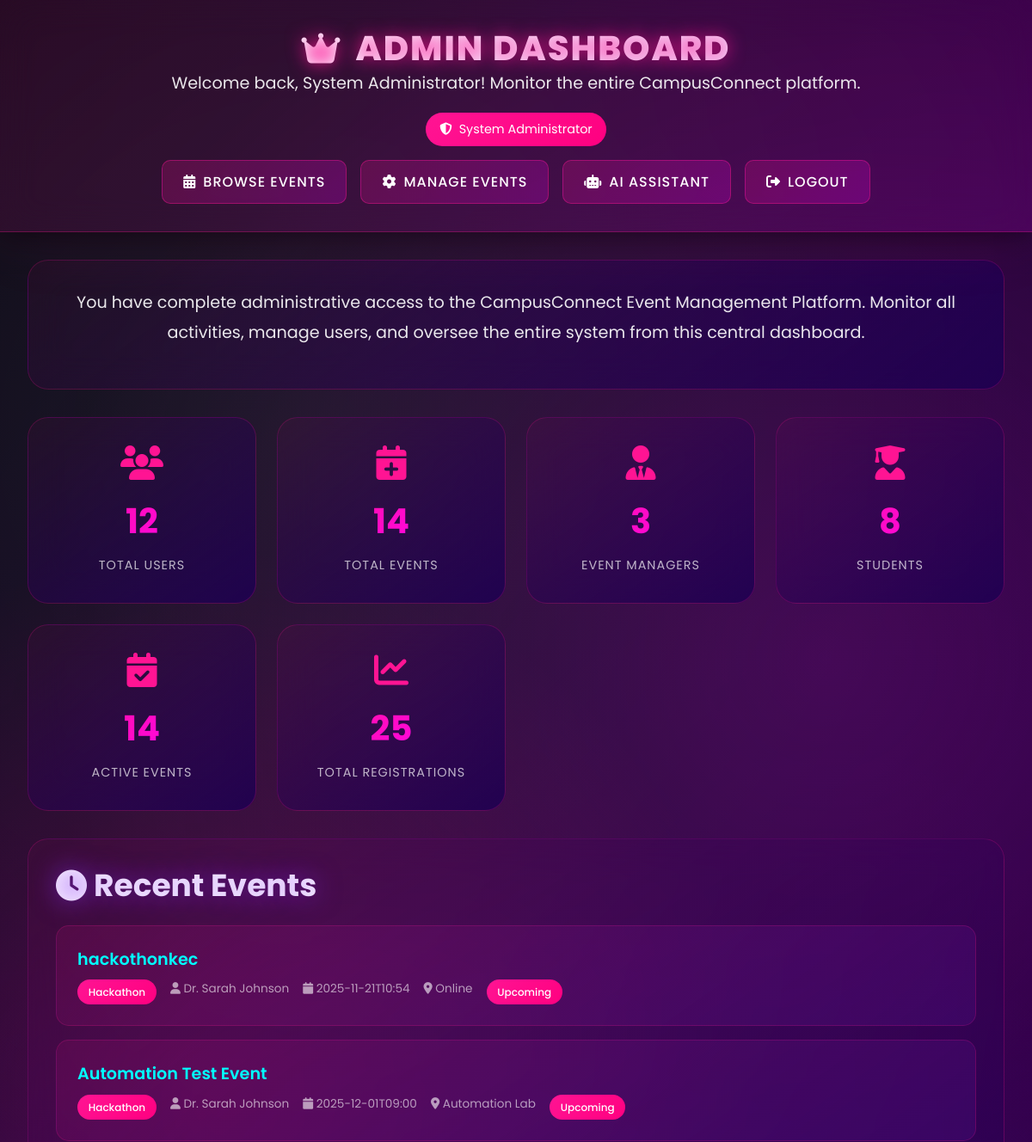
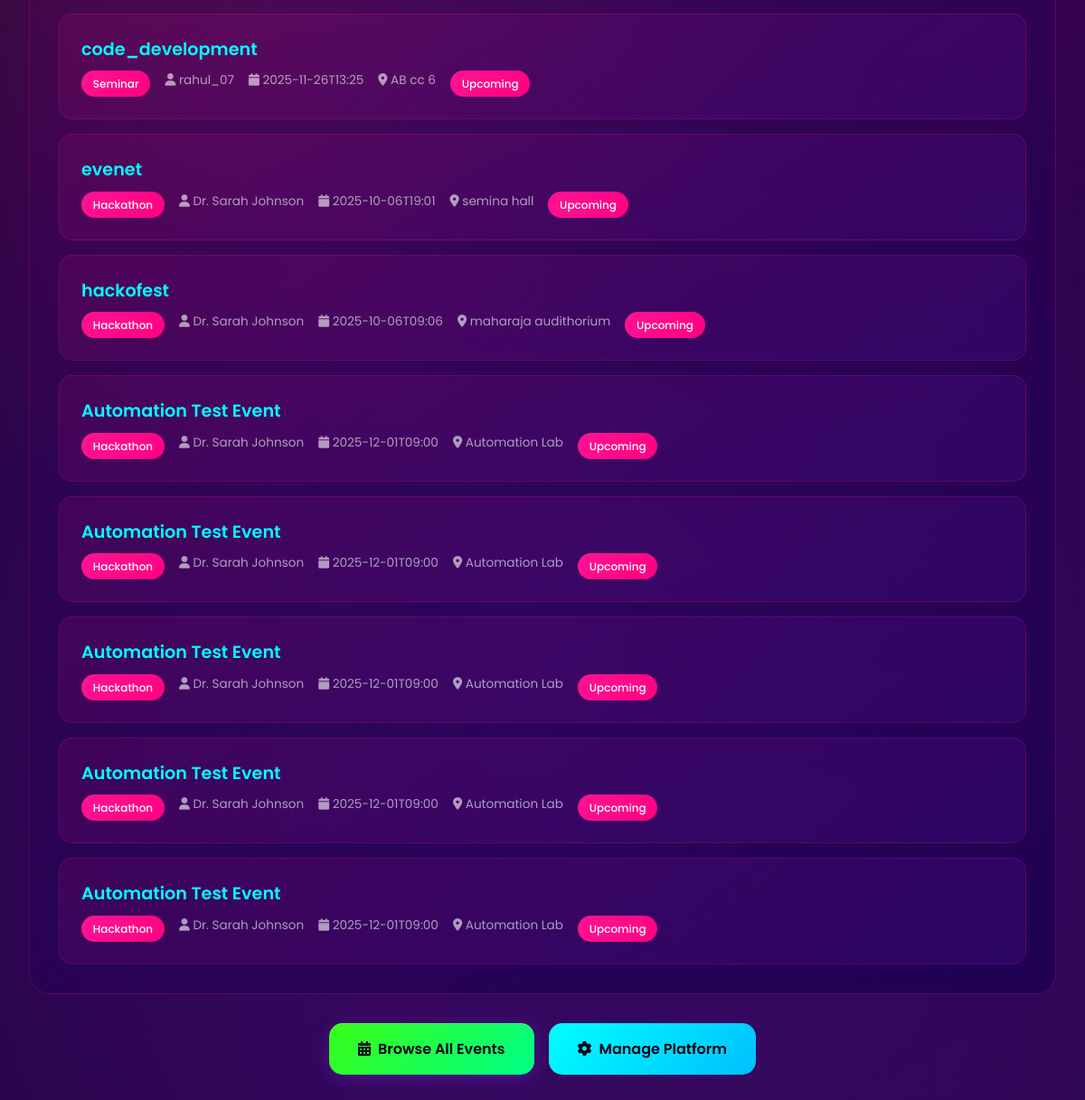
The app's page /dashboard (signed in) with its own data (2 pictures, top to bottom).
### tables this page shows
CREATE TABLE users (
            id INTEGER PRIMARY KEY AUTOINCREMENT,
            username TEXT NOT NULL UNIQUE,
            email TEXT NOT NULL UNIQUE,
            password TEXT NOT NULL,
            full_name TEXT NOT NULL,
            role TEXT NOT NULL CHECK(role IN ('student', 'event_manager', 'admin')),
            is_verified BOOLEAN DEFAULT 0,
            otp TEXT,
            profile_picture TEXT,
            bio TEXT,
            department TEXT,
            year INTEGER,
            last_login TIMESTAMP,
            created_at TIMESTAMP DEFAULT CURRENT_TIMESTAMP,
            updated_at TIMESTAMP DEFAULT CURRENT_TIMESTAMP
        );

CREATE TABLE events (
            id INTEGER PRIMARY KEY AUTOINCREMENT,
            title TEXT NOT NULL,
            description TEXT NOT NULL,
            event_type TEXT NOT NULL CHECK(event_type IN ('hackathon', 'competition', 'workshop', 'seminar', 'project', 'other')),
            event_code TEXT UNIQUE NOT NULL,
            manager_id INTEGER NOT NULL,
            start_date TIMESTAMP NOT NULL,
            end_date TIMESTAMP NOT NULL,
            registration_deadline TIMESTAMP NOT NULL,
            venue TEXT,
            max_participants INTEGER,
            max_team_size INTEGER DEFAULT 5,
            min_team_size INTEGER DEFAULT 1,
            is_team_event BOOLEAN DEFAULT 1,
            status TEXT DEFAULT 'upcoming' CHECK(status IN ('draft', 'upcoming', 'ongoing', 'completed', 'cancelled')),
            banner_image TEXT,
            resources_link TEXT,
            prize_pool TEXT,
            created_at TIMESTAMP DEFAULT CURRENT_TIMESTAMP,
            updated_at TIMESTAMP DEFAULT CURRENT_TIMESTAMP, requires_abstract BOOLEAN DEFAULT 0, location TEXT, created_by INTEGER, team_size INTEGER DEFAULT 1, requires_approval BOOLEAN DEFAULT 1, category TEXT, image_url TEXT, external_link TEXT, is_active BOOLEAN DEFAULT 1, abstract_required BOOLEAN DEFAULT 0, abstract_deadline TIMESTAMP, max_abstract_length INTEGER DEFAULT 500, join_policy TEXT NOT NULL DEFAULT 'open',
            FOREIGN KEY (manager_id) REFERENCES users(id) ON DELETE CASCADE
        );

### blueprints/main.py (the view, shortened to what this page needs)
@main_bp.route('/dashboard')
@login_required
def dashboard():
    conn = get_db_connection()
    if current_user.role == 'admin':
        total_users = conn.execute(
            "SELECT COUNT(*) as count FROM users"
        ).fetchone()['count']
        total_events = conn.execute(
            "SELECT COUNT(*) as count FROM events"
        ).fetchone()['count']
        total_event_managers = conn.execute(
            "SELECT COUNT(*) as count FROM users WHERE role = 'event_manager'"
        ).fetchone()['count']
        total_students = conn.execute(
            "SELECT COUNT(*) as count FROM users WHERE role = 'student'"
        ).fetchone()['count']
        total_registrations = conn.execute(
            "SELECT COUNT(*) as count FROM event_registrations"
        ).fetchone()['count']
        recent_events = conn.execute(
            """SELECT e.*, u.full_name as manager_name
               FROM events e
               JOIN users u ON e.manager_id = u.id
               ORDER BY e.created_at DESC LIMIT 10"""
        ).fetchall()
        active_events = conn.execute(
            "SELECT COUNT(*) as count FROM events WHERE status IN ('upcoming', 'ongoing')"
        ).fetchone()['count']
        conn.close()
        return render_template(
            'admin_dashboard.html',
            user=current_user,
            total_users=total_users,
            total_events=total_events,
            total_event_managers=total_event_managers,
            total_students=total_students,
            total_registrations=total_registrations,
            active_events=active_events,
            recent_events=recent_events,
        )

### app.py (called while the page is built)
@login_manager.user_loader
def load_user(user_id):
    return User.get(user_id)

@app.template_filter('format_date')
def format_date(date_string, format='%b %d, %Y'):
    if not date_string:
        return 'No date'
    try:
        if isinstance(date_string, str):
            for fmt in ['%Y-%m-%d %H:%M:%S', '%Y-%m-%d', '%Y-%m-%dT%H:%M:%S']:
                try:
                    date_obj = datetime.strptime(date_string, fmt)
                    return date_obj.strftime(format)
                except ValueError:
                    continue
            return date_string
        else:
            return date_string.strftime(format)
    except Exception:
        return str(date_string)

@app.template_filter('format_datetime')
def format_datetime(datetime_string, format='%b %d, %Y %I:%M %p'):
    return format_date(datetime_string, format)

### models.py (called while the page is built)
def get_db_connection():
    try:
        conn = sqlite3.connect('database.db')
        conn.row_factory = sqlite3.Row
        conn.execute("PRAGMA foreign_keys = ON")
        return conn
    except sqlite3.Error as e:
        print(f"Database connection error: {e}")
        raise

    @property
    def is_authenticated(self):
        return True

    @staticmethod
    def get(user_id):
        conn = get_db_connection()
        user = conn.execute("SELECT * FROM users WHERE id = ?", (user_id,)).fetchone()
        conn.close()
        if not user:
            return None
        return User(
            id=user['id'],
            username=user['username'],
            email=user['email'],
            password=user['password'],
            role=user['role'],
            is_verified=user['is_verified'],
            otp=user['otp'],
            last_login=user['last_login'] if 'last_login' in user.keys() else None,
            profile_picture=user['profile_picture'] if 'profile_picture' in user.keys() else None,
            full_name=user['full_name'] if 'full_name' in user.keys() else None
        )

### templates/admin_dashboard.html (shortened to what this page needs)
<!DOCTYPE html>
<html lang="en">
<head>
  <link href="https://cdnjs.cloudflare.com/ajax/libs/font-awesome/6.4.0/css/all.min.css" rel="stylesheet">
  <link href="{{ url_for('static', filename='futuristic-violet.css') }}" rel="stylesheet">
</head>
<body>
  <header class="page-header" role="banner">
    <h1><i class="fas fa-crown"></i> Admin Dashboard</h1>
    <p class="welcome-message">Welcome back, {{ user.full_name or user.username }}! Monitor the entire CampusConnect platform.</p>
    <div class="admin-badge">
      <i class="fas fa-shield-alt"></i> System Administrator
    </div>
    <nav class="nav" role="navigation" aria-label="Admin Navigation">
      <a href="{{ url_for('events.browse_events') }}"><i class="fas fa-calendar-alt"></i> Browse Events</a>
      <a href="{{ url_for('event_manager.events') }}"><i class="fas fa-cog"></i> Manage Events</a>
      <a href="{{ url_for('chatbot') }}"><i class="fas fa-robot"></i> AI Assistant</a>
      <a href="{{ url_for('auth.logout') }}" class="logout-btn"><i class="fas fa-sign-out-alt"></i> Logout</a>
    </nav>
  </header>
  <main class="content-wrapper">
    <div class="welcome-card">
      <p class="welcome-message">You have complete administrative access to the CampusConnect Event Management Platform. Monitor all activities, manage users, and oversee the entire system from this central dashboard.</p>
    </div>
    <div class="stats-grid">
      <div class="stat-card">
        <i class="fas fa-users"></i>
        <div class="stat-number">{{ total_users }}</div>
        <div class="stat-label">Total Users</div>
      </div>
      <div class="stat-card">
        <i class="fas fa-calendar-plus"></i>
        <div class="stat-number">{{ total_events }}</div>
        <div class="stat-label">Total Events</div>
      </div>
      <div class="stat-card">
        <i class="fas fa-user-tie"></i>
        <div class="stat-number">{{ total_event_managers }}</div>
        <div class="stat-label">Event Managers</div>
      </div>
      <div class="stat-card">
        <i class="fas fa-user-graduate"></i>
        <div class="stat-number">{{ total_students }}</div>
        <div class="stat-label">Students</div>
      </div>
      <div class="stat-card">
        <i class="fas fa-calendar-check"></i>
        <div class="stat-number">{{ active_events }}</div>
        <div class="stat-label">Active Events</div>
      </div>
      <div class="stat-card">
        <i class="fas fa-chart-line"></i>
        <div class="stat-number">{{ total_registrations }}</div>
        <div class="stat-label">Total Registrations</div>
      </div>
    </div>
    <div class="recent-events">
      <h2><i class="fas fa-clock"></i> Recent Events</h2>
      {% if recent_events %}
        <div class="event-list">
          {% for event in recent_events %}
            <div class="event-item">
              <div class="event-title">{{ event.title }}</div>
              <div class="event-meta">
                <span class="event-badge">{{ event.event_type|title }}</span>
                <span><i class="fas fa-user"></i> {{ event.manager_name }}</span>
                <span><i class="fas fa-calendar"></i> {{ event.start_date|format_datetime }}</span>
                <span><i class="fas fa-map-marker-alt"></i> {{ event.venue or 'Online' }}</span>
                <span class="event-badge">{{ event.status|title }}</span>
              </div>
            </div>
          {% endfor %}
        </div>
      {% else %}
        <div class="no-events">
          <i class="fas fa-calendar-times"></i>
          <p>No events have been created yet. Event managers can start creating events!</p>
        </div>
      {% endif %}
    </div>
    <div class="action-buttons">
      <a href="{{ url_for('events.browse_events') }}" class="btn-primary">
        <i class="fas fa-calendar-alt"></i> Browse All Events
      </a>
      <a href="{{ url_for('event_manager.events') }}" class="btn-secondary">
        <i class="fas fa-cog"></i> Manage Platform
      </a>
    </div>
  </main>
</body>
</html>

### static/futuristic-violet.css (style rules this page uses)
:root { --violet-950: #0a0015; --violet-900: #1a0033; --violet-850: #240042; --violet-800: #2d0052; --violet-700: #3d0066; --violet-600: #5200a3; --violet-500: #6b00d4; --violet-400: #8b2cf7; --violet-300: #a855f7; --violet-200: #c084fc; --violet-100: #e9d5ff; --violet-50: #faf5ff; --neon-cyan: #00ffff; --neon-cyan-dark: #00cccc; --neon-magenta: #ff00ff; --neon-magenta-dark: #cc00cc; --neon-yellow: #ffff00; --neon-yellow-dark: #cccc00; --neon-pink: #ff1493; --neon-blue: #00bfff; --neon-green: #39ff14; --glow-violet: rgba(139, 44, 247, 0.6); --glow-cyan: rgba(0, 255, 255, 0.5); --glow-magenta: rgba(255, 0, 255, 0.5); --glow-pink: rgba(255, 20, 147, 0.5); --glow-white: rgba(255, 255, 255, 0.3); --bg-primary: linear-gradient(135deg, #0a0015 0%, #1a0033 50%, #240042 100%); --bg-secondary: linear-gradient(135deg, #240042 0%, #2d0052 100%); --bg-card: linear-gradient(145deg, rgba(29, 0, 82, 0.9), rgba(36, 0, 66, 0.95)); --bg-hover: linear-gradient(145deg, rgba(82, 0, 163, 0.2), rgba(139, 44, 247, 0.1)); --text-primary: #ffffff; --text-secondary: #e9d5ff; --text-muted: #c084fc; --text-accent: var(--neon-cyan); --shadow-glow: 0 0 20px var(--glow-violet); --shadow-neon: 0 0 30px var(--glow-cyan); --shadow-card: 0 8px 32px rgba(0, 0, 0, 0.4), 0 0 80px rgba(139, 44, 247, 0.1); --shadow-hover: 0 12px 48px rgba(0, 0, 0, 0.5), 0 0 120px rgba(139, 44, 247, 0.3); --font-display: 'Poppins', sans-serif; --font-body: 'Inter', sans-serif; --font-accent: 'Montserrat', sans-serif; --radius-sm: 8px; --radius-md: 12px; --radius-lg: 16px; --radius-xl: 24px; --radius-2xl: 32px; --radius-full: 9999px; --transition-fast: all 0.2s cubic-bezier(0.4, 0, 0.2, 1); --transition-base: all 0.3s cubic-bezier(0.4, 0, 0.2, 1); --transition-slow: all 0.5s cubic-bezier(0.4, 0, 0.2, 1); }
* { margin: 0; padding: 0; box-sizing: border-box; }
html { scroll-behavior: smooth; font-size: 16px; }
body { font-family: var(--font-body); color: var(--text-primary); line-height: 1.6; background: var(--bg-primary); min-height: 100vh; overflow-x: hidden; position: relative; }
body::before { content: ''; position: fixed; top: 0; left: 0; right: 0; bottom: 0; background-image: radial-gradient(circle at 20% 50%, rgba(139, 44, 247, 0.1) 0%, transparent 50%), radial-gradient(circle at 80% 80%, rgba(0, 255, 255, 0.05) 0%, transparent 50%), radial-gradient(circle at 40% 20%, rgba(255, 0, 255, 0.05) 0%, transparent 50%); animation: gradient-shift 15s ease infinite; background-size: 200% 200%; pointer-events: none; z-index: 1; }
h1, h2, h3, h4, h5, h6 { font-family: var(--font-display); font-weight: 700; line-height: 1.2; margin-bottom: 1rem; background: linear-gradient(135deg, #ffffff, #e9d5ff); -webkit-background-clip: text; -webkit-text-fill-color: transparent; background-clip: text; }
h1 { font-size: 3rem; font-weight: 800; text-transform: uppercase; letter-spacing: 2px; text-shadow: 0 0 40px var(--glow-violet); margin-bottom: 2rem; }
h2 { font-size: 2.25rem; font-weight: 700; text-shadow: 0 0 30px var(--glow-violet); }
p { color: var(--text-secondary); line-height: 1.8; margin-bottom: 1rem; }
a { color: var(--neon-cyan); text-decoration: none; transition: var(--transition-base); }
.btn-primary, button[type="submit"] { background: linear-gradient(135deg, var(--violet-500), var(--violet-600)); color: white; border-color: var(--violet-400); box-shadow: 0 4px 20px rgba(139, 44, 247, 0.3), inset 0 1px 0 rgba(255, 255, 255, 0.2); }
.btn-secondary { background: rgba(255, 255, 255, 0.05); color: var(--text-primary); border: 1px solid rgba(255, 255, 255, 0.2); backdrop-filter: blur(10px); }
.nav { display: flex; gap: 2rem; list-style: none; justify-content: center; flex-wrap: wrap; }
.nav a { color: var(--text-secondary); font-weight: 500; text-transform: uppercase; letter-spacing: 1px; padding: 0.5rem 1rem; border-radius: var(--radius-md); transition: var(--transition-base); position: relative; }
.nav a::after { content: ''; position: absolute; bottom: -2px; left: 50%; width: 0; height: 2px; background: linear-gradient(90deg, var(--neon-cyan), var(--violet-400)); transform: translateX(-50%); transition: width 0.3s ease; }

### records on screen
users: full_name "System Administrator"
events: title "hackothonkec", event_type "Hackathon", manager_name "Dr. Sarah Johnson", start_date "2025-11-21T10:54", venue "Online", status "Upcoming"
events: title "Automation Test Event", event_type "Hackathon", manager_name "Dr. Sarah Johnson", start_date "2025-12-01T09:00", venue "Automation Lab", status "Upcoming"
events: title "code_development", event_type "Seminar", manager_name "rahul_07", start_date "2025-11-26T13:25", venue "AB cc 6", status "Upcoming"
events: title "evenet", event_type "Hackathon", manager_name "Dr. Sarah Johnson", start_date "2025-10-06T19:01", venue "semina hall", status "Upcoming"
events: title "hackofest", event_type "Hackathon", manager_name "Dr. Sarah Johnson", start_date "2025-10-06T09:06", venue "maharaja audithorium", status "Upcoming"
events: title "Automation Test Event", event_type "Hackathon", manager_name "Dr. Sarah Johnson", start_date "2025-12-01T09:00", venue "Automation Lab", status "Upcoming"
events: title "Automation Test Event", event_type "Hackathon", manager_name "Dr. Sarah Johnson", start_date "2025-12-01T09:00", venue "Automation Lab", status "Upcoming"
events: title "Automation Test Event", event_type "Hackathon", manager_name "Dr. Sarah Johnson", start_date "2025-12-01T09:00", venue "Automation Lab", status "Upcoming"
events: title "Automation Test Event", event_type "Hackathon", manager_name "Dr. Sarah Johnson", start_date "2025-12-01T09:00", venue "Automation Lab", status "Upcoming"
events: title "Automation Test Event", event_type "Hackathon", manager_name "Dr. Sarah Johnson", start_date "2025-12-01T09:00", venue "Automation Lab", status "Upcoming"

### other values on screen
{{ total_users }} "12"
{{ total_events }} "14"
{{ total_event_managers }} "3"
{{ total_students }} "8"
{{ active_events }} "14"
{{ total_registrations }} "25"
